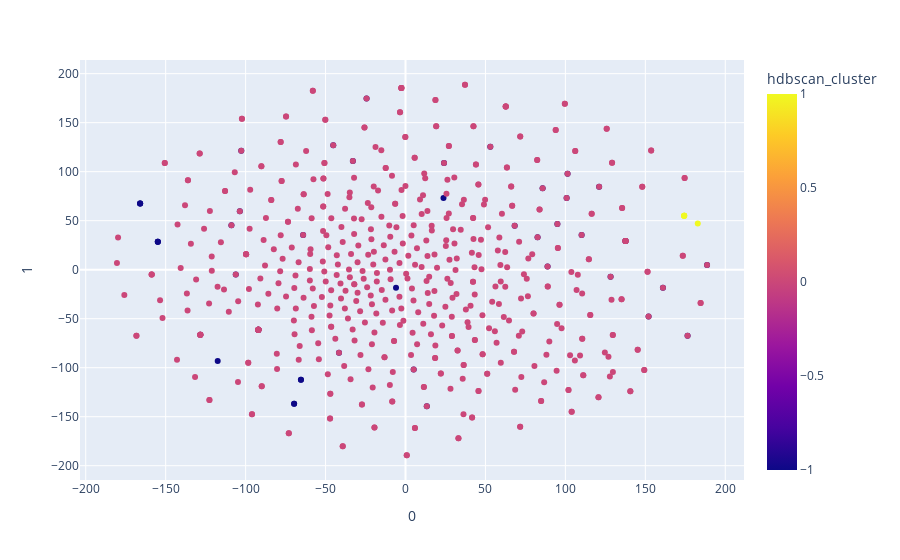

Notebook code cell kept with this figure:
### Code cell
fig_hdbscan = px.scatter(df, x=0, y=1, hover_data=['sentence'], color="hdbscan_cluster")
fig_hdbscan.show()

### Figure 1 — Plotly figure (JSON) as saved in the notebook; plotly's stock layout.template omitted (floating-point values rounded to 4 significant figures; data arrays with more than 128 entries replaced by an {"elided": "..."} marker saying what was removed)
{"data": [{"customdata": {"elided": "599x1 str values"}, "hovertemplate": "0=%{x}<br>1=%{y}<br>sentence=%{customdata[0]}<br>hdbscan_cluster=%{marker.color}<extra></extra>", "legendgroup": "", "marker": {"color": {"elided": "599 int values"}, "coloraxis": "coloraxis", "symbol": "circle"}, "mode": "markers", "name": "", "orientation": "v", "showlegend": false, "type": "scatter", "x": {"elided": "599 float values"}, "xaxis": "x", "y": {"elided": "599 float values"}, "yaxis": "y"}], "layout": {"coloraxis": {"colorbar": {"title": {"text": "hdbscan_cluster"}}, "colorscale": [[0, "#0d0887"], [0.1111, "#46039f"], [0.2222, "#7201a8"], [0.3333, "#9c179e"], [0.4444, "#bd3786"], [0.5556, "#d8576b"], [0.6667, "#ed7953"], [0.7778, "#fb9f3a"], [0.8889, "#fdca26"], [1, "#f0f921"]]}, "legend": {"tracegroupgap": 0}, "margin": {"t": 60}, "xaxis": {"anchor": "y", "domain": [0, 1], "title": {"text": "0"}}, "yaxis": {"anchor": "x", "domain": [0, 1], "title": {"text": "1"}}}}
